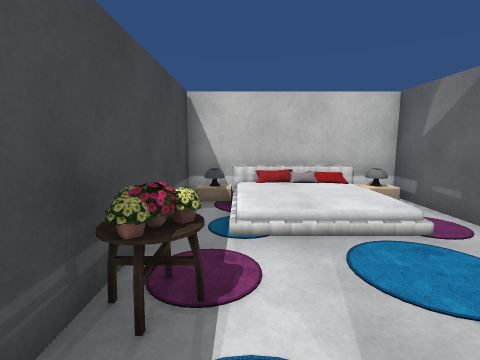
view 1 (above)

22 first-person views from a walk through a scene from a Unity 3-D project. The camera is 1.5 m above the floor, tilts 8° down and sees 85° across. The floor is counted in squares, 1 m on a side. Each view is taken from the middle of a square. On the plan, view 1 faces up. The plan holds only what a view shows up to about 14 squares ahead; the rest is blank. The place goes on beyond the plan. Some surface patterns are stand-ins.

view 2
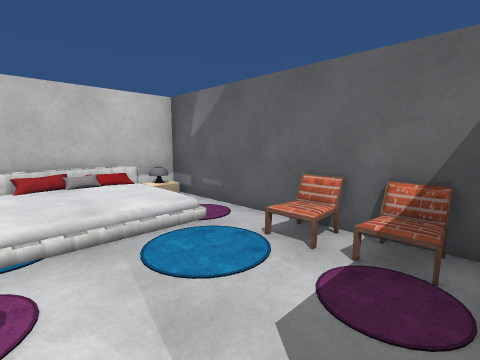

view 3
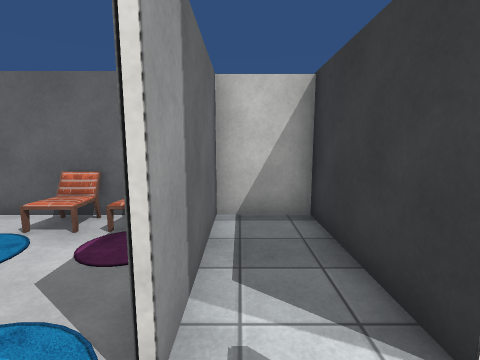

view 4
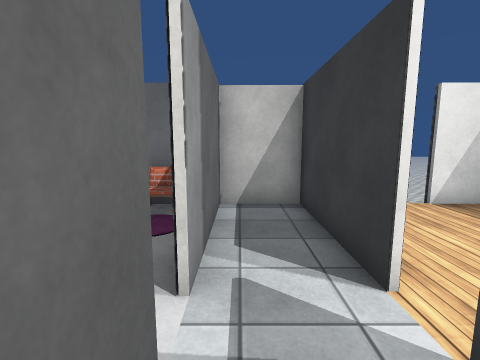

view 5
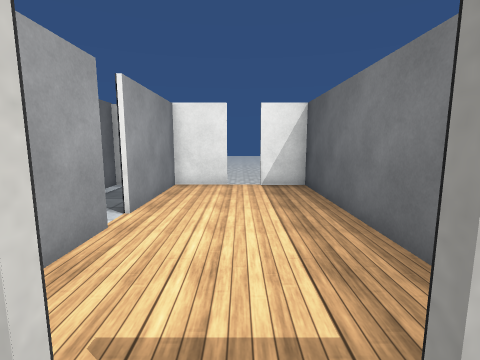

view 6
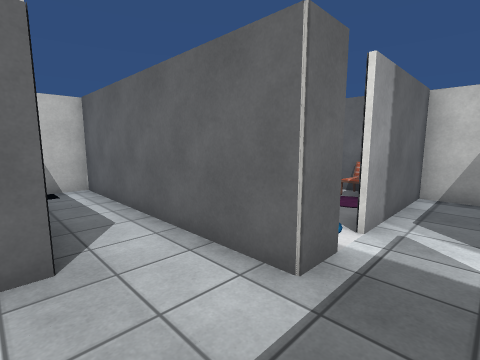

view 7
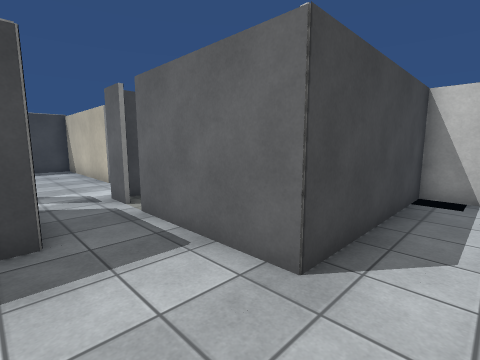

view 8
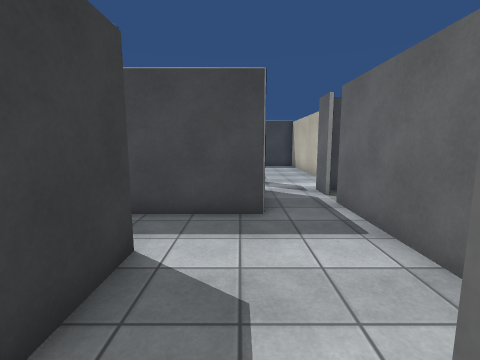

view 9
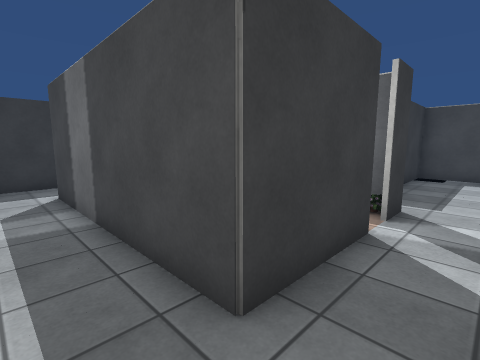

view 10
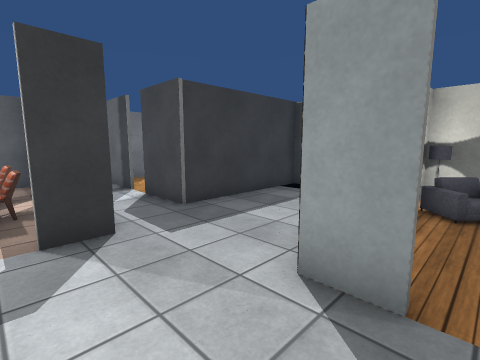

view 11
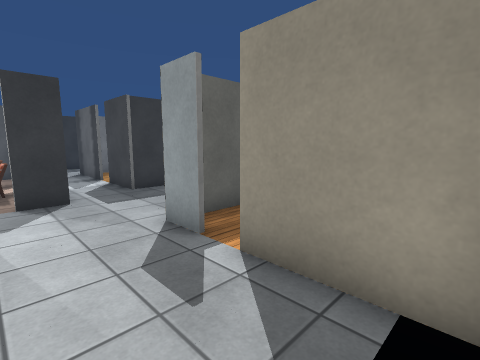

view 12
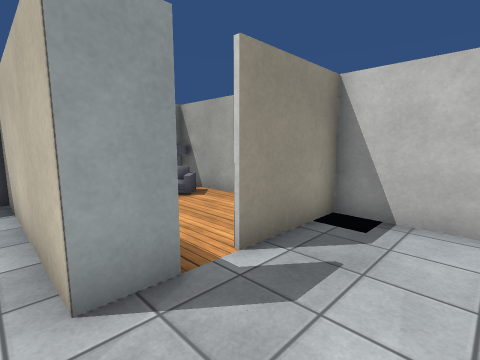

view 13
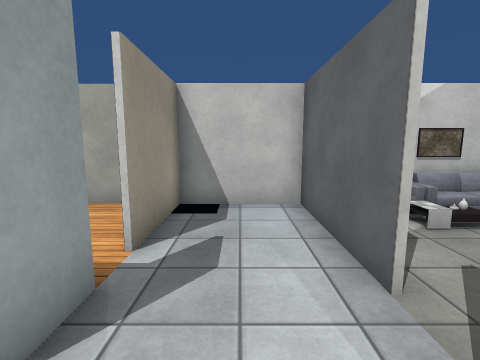

view 14
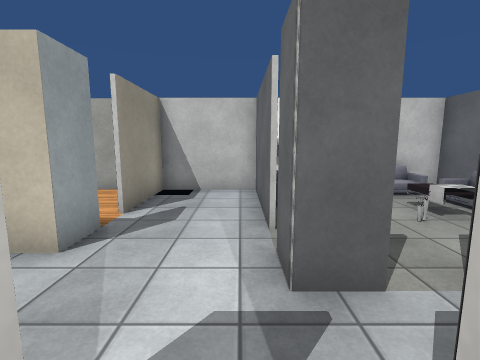

view 15
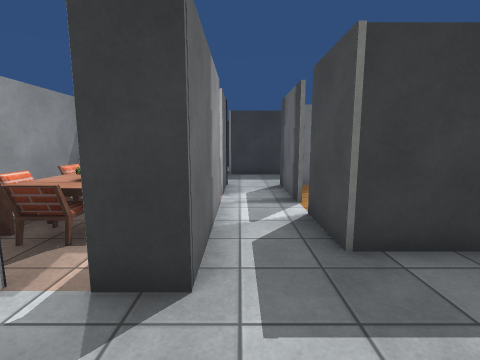

view 16
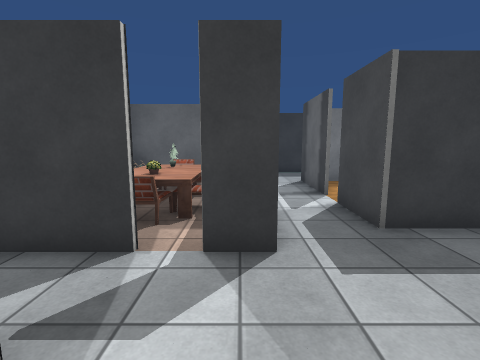

view 17
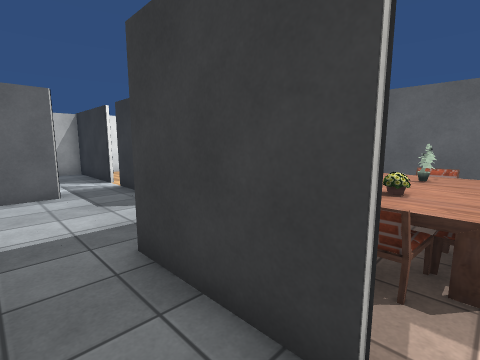

view 18
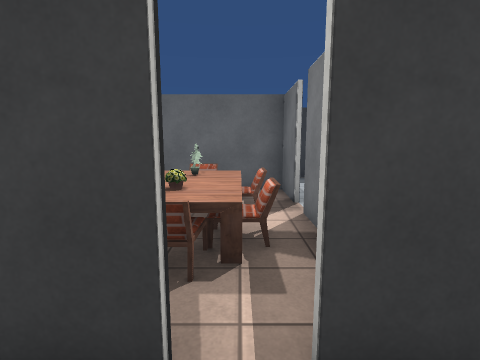

view 19
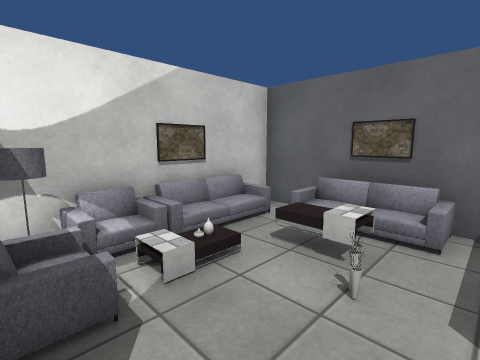

view 20
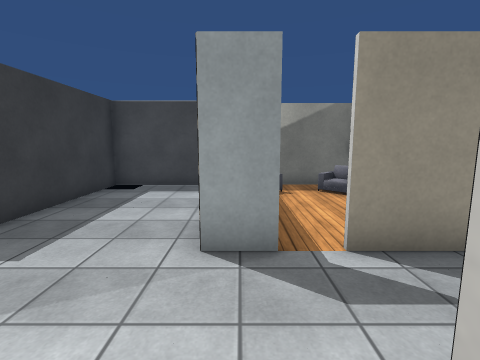

view 21
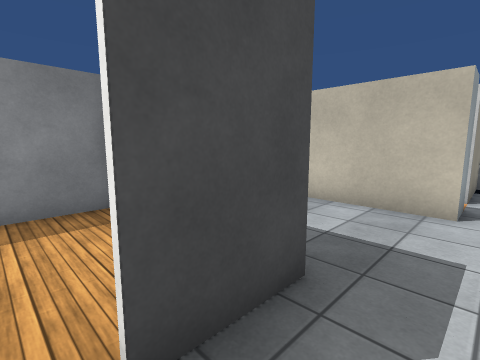

view 22
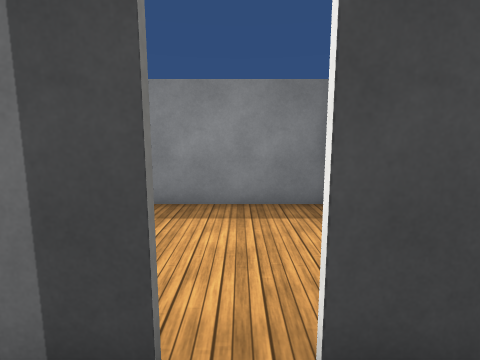

### Floor plan
Points are (right, up) in squares from view 1. A wall is a line through its corners. A room is listed if a view was taken in it or the views show most of it. See-through windows are left out.
Room 1 (views 1, 2, 3, 8)
walls: (-0.5, -0.5) (-1.6, -0.5); (0.4, -2.5) (4.5, -2.5); (-1.4, -2.5) (-0.4, -2.5); (4.4, -4.1) (4.4, -0.5) (0.4, -0.5)
ways out: opening at (-1, -1.5) to room 2; opening at (0, -3); opening at (0, 0)
Room 2 (views 4, 6, 7, 9)
walls: (-1.6, -0.5) (-1.6, 1.5); (-1.6, 3.4) (-1.6, 7.4); (-4.6, -2.5) (-1.4, -2.5); (-7.5, -0.5) (-6.5, -0.5) (-6.5, -4.5); (-3.5, 7.5) (-3.5, 1.5) (-7.6, 1.5); (-1.1, 7.4) (-4, 7.4)
ways out: opening at (-1, -1.5) to room 1; opening at (-5, -3.5) to room 3; opening at (-7, 1) to room 4
Room 3 (view 5)
walls: (-6.5, -4.5) (-6.5, -7.5)
ways out: opening at (-5, -3.5) to room 2; opening at (-5, -6.5); opening at (-4, -5)
Room 4 (views 10, 11, 12, 13, 15, 16, 17, 18, 21, 22)
walls: (-13.5, 2.6) (-12.5, 2.6); (-12.5, 3.6) (-12.5, 2.4) (-18.4, 2.4); (-9.6, -0.5) (-7.5, -0.5); (-9.4, 2.4) (-9.4, 1.9); (-9.5, 3.4) (-9.5, 7.5); (-8.5, 1.5) (-9.5, 1.5) (-9.5, 2.5); (-11.5, -4.6) (-11.5, -0.5) (-10.4, -0.5); (-13.5, -4.5) (-13.5, -7.5); (-18.4, 3.8) (-18.4, -1.5) (-13.5, -1.5) (-13.5, -3.5); (-9, 7.4) (-12.5, 7.4) (-12.5, 4.4); (-11.5, -7.5) (-11.5, -5.6)
ways out: opening at (-7, 1) to room 2; opening at (-11, -5) to room 5; opening at (-10, -1) to room 5; opening at (-8.5, 3) to room 6; opening at (-13, -4) to room 7; opening at (-13, 4); opening at (-12, -6.5)
Room 5 (view 14)
walls: (-11.4, -3.5) (-11.4, -4.6); (-11.4, -5.5) (-11.4, -7.4) (-6.8, -7.4); (-6.6, -6.9) (-6.6, -3.9)
ways out: opening at (-11, -5) to room 4; opening at (-10, -1) to room 4
objects: table (-10, -6); chair (-10, -5); table (-10, -4) to (-8, -2); chair (-10, -3); chair (-9, -6); chair (-9, -2); table (-8, -6); chair (-8, -5) to (-7, -5); chair (-8, -3)
Room 6 (views 19, 20)
walls: (-3.6, 3.1) (-3.6, 7.5); (-4, 7.4) (-9, 7.4)
ways out: opening at (-8.5, 3) to room 4
objects: chair (-8, 6); vase (-6, 3); table (-6, 4); vase (-6, 5); sofa (-5, 6)
Room 7 (no view inside)
walls: (-18.4, -1.9) (-18.4, -6.2); (-15.4, -7.4) (-14.2, -7.4)
ways out: opening at (-13, -4) to room 4

Positions as (right, up) in squares from view 1, and headings:
1: (0, 0), facing up
2: (0, 0), facing up-right
3: (-1, -1), facing right
4: (-2, -1), facing right
5: (-5, -5), facing right
6: (-4, -2), facing up-right
7: (-2, -1), facing up-left
8: (-1, -1), facing left
9: (-5, 1), facing down-left
10: (-10, 4), facing down-left
11: (-10, 7), facing down-left
12: (-10, 2), facing up-left
13: (-11, 1), facing up
14: (-10, -1), facing up
15: (-12, 2), facing down
16: (-11, 3), facing down
17: (-10, 1), facing down-right
18: (-10, 1), facing down
19: (-9, 3), facing up-right
20: (-9, 3), facing left
21: (-12, -4), facing up-left
22: (-12, -4), facing left
